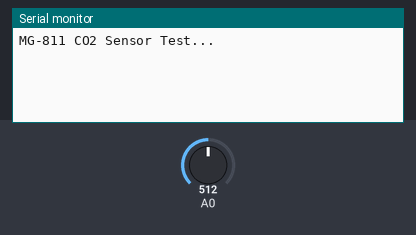
The sketch below on a simulated Arduino Uno, built with avr-gcc and run on an emulated ATmega328P. Parts: the last lines printed to the serial monitor. The inputs (shaded band) are chosen by the test bench; at power-on: A0 = 512.

Above: at 1.7 s.
1.8 s: A0 set to 716
At 1.8 s:
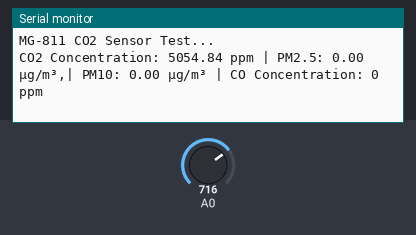
3.3 s: A0 set to 900
At 4.8 s:
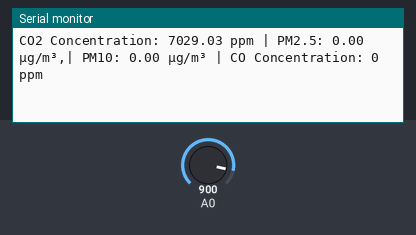
Timing chart, 0 to 6.3 s (numbered marks = the images above; inputs shaded):
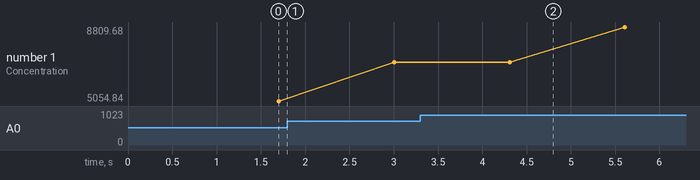

Measured:
- plotted number 1: 5054.84 → 7029.03 after the input at 1.8 s, 7029.03 → 8809.68 after the input at 3.3 s

The sketch:

Air_Quality_Data_Serial_Monitor_V1.ino
```cpp
#include <SoftwareSerial.h>

//SDS Sensor Interface
#define SDS_RX 4                           // Sensor TX -> Arduino RX (D4)
#define SDS_TX 5                           // Sensor RX -> Arduino TX (D5) (optional)
SoftwareSerial sdsSerial(SDS_RX, SDS_TX);  // SoftwareSerial for SDS011 sensor
int pm10 = 0;
int pm25 = 0;
void SDS_Data();

//CO2  Sensor Interface
class CO2Sensor {
private:
  int pin;
  float calibrationFactor;
  int baseCO2Level;

public:
  CO2Sensor(int analogPin, float factor, int baseLevel) {
    pin = analogPin;
    calibrationFactor = factor;
    baseCO2Level = baseLevel;
  }

  float getCO2Level() {
    int sensorValue = analogRead(pin);
    float voltage = sensorValue * (5.0 / 1023.0);                         // Convert ADC value to voltage
    float co2_ppm = (voltage * calibrationFactor * 2000) + baseCO2Level;  // Approximate CO2 calculation
    return co2_ppm;
  }
};
CO2Sensor co2Sensor(A0, 0.99, 100);
float co2Level = 0;
void Co2_Data();

//CO Sensor Interface
#define RX_PIN 2
#define TX_PIN 3
SoftwareSerial coSensor(RX_PIN, TX_PIN);
byte packet[9];
int CO_concentration = 0;
unsigned char checksum;
void CO_data();
unsigned char calculateChecksum(byte *data);

void update_all_Data();


void setup() {
  Serial.begin(115200);  // Open Serial Monitor

  Serial.println("MG-811 CO2 Sensor Test...");
  delay(500);
  //dmd.begin();
  /*sdsSerial.begin(9600);  // Start communication with SDS011
  Serial.println("SDS011 PM Sensor Initialized...");
  delay(500);*/

  /*coSensor.begin(9600);  // Start communication with Winsen ZE16B-CO carbon monoxide sensor
  Serial.println("ZE16B-CO Sensor Initialized");
  delay(500);
  */
}

void loop() {

  update_all_Data();

  Serial.print("CO2 Concentration: ");
  Serial.print(co2Level);
  Serial.print(" ppm");

  Serial.print(" | PM2.5: ");
  Serial.print(pm25 / 10.0);  // Convert to µg/m³
  Serial.print(" µg/m³,| PM10: ");
  Serial.print(pm10 / 10.0);  // Convert to µg/m³
  Serial.print(" µg/m³");

  Serial.print(" | CO Concentration: ");
  Serial.print(CO_concentration);
  Serial.println(" ppm");

  delay(100);
}

void update_all_Data() {

  Co2_Data();

  sdsSerial.begin(9600);
  delay(200);
  SDS_Data();
  delay(200);
  sdsSerial.end();
  delay(200);

  coSensor.begin(9600);
  delay(200);
  CO_data();
  delay(200);
  coSensor.end();
  delay(200);
}
void SDS_Data() {
  if (sdsSerial.available() >= 10) {  // SDS011 sends 10-byte data frames
    byte buffer[10];

    // Read 10 bytes
    for (int i = 0; i < 10; i++) {
      buffer[i] = sdsSerial.read();
    }

    // Validate data frame
    if (buffer[0] == 0xAA && buffer[1] == 0xC0 && buffer[9] == 0xAB) {
      pm25 = (buffer[3] << 8) | buffer[2];  // PM2.5 value
      pm10 = (buffer[5] << 8) | buffer[4];  // PM10 value

      /*Serial.print("PM2.5: ");
      Serial.print(pm25 / 10.0);  // Convert to µg/m³
      Serial.print(" µg/m³, PM10: ");
      Serial.print(pm10 / 10.0);  // Convert to µg/m³
      Serial.println(" µg/m³");*/
    } else {
      Serial.println("Invalid Data Frame.");
    }
  }
}
void Co2_Data() {
  co2Level = co2Sensor.getCO2Level();
  /*Serial.print("CO2 Concentration: ");
  Serial.print(co2Level);
  Serial.println(" ppm");*/
}
void CO_data() {
  // Check if data is available from the sensor
  if (coSensor.available() >= 9) {
    // Read the 9-byte packet
    for (int i = 0; i < 9; i++) {
      packet[i] = coSensor.read();
    }

    // Verify the start byte
    if (packet[0] == 0xFF) {
      // Calculate the checksum
      checksum = calculateChecksum(packet);

      // Verify the checksum
      if (checksum == packet[8]) {
        // Extract concentration value
        CO_concentration = (packet[4] << 8) | packet[5];

        // Print the concentration value
        //Serial.print("CO Concentration: ");
        //Serial.print(CO_concentration);
        //Serial.println(" ppm");
      } else {
        Serial.println("Checksum mismatch! Invalid data.");
      }
    } else {
      Serial.println("Invalid start byte! Invalid data.");
    }
  }
}
unsigned char calculateChecksum(byte *data) {
  unsigned char sum = 0;
  for (int i = 1; i < 8; i++) {
    sum += data[i];
  }
  return (~sum) + 1;
}
```
